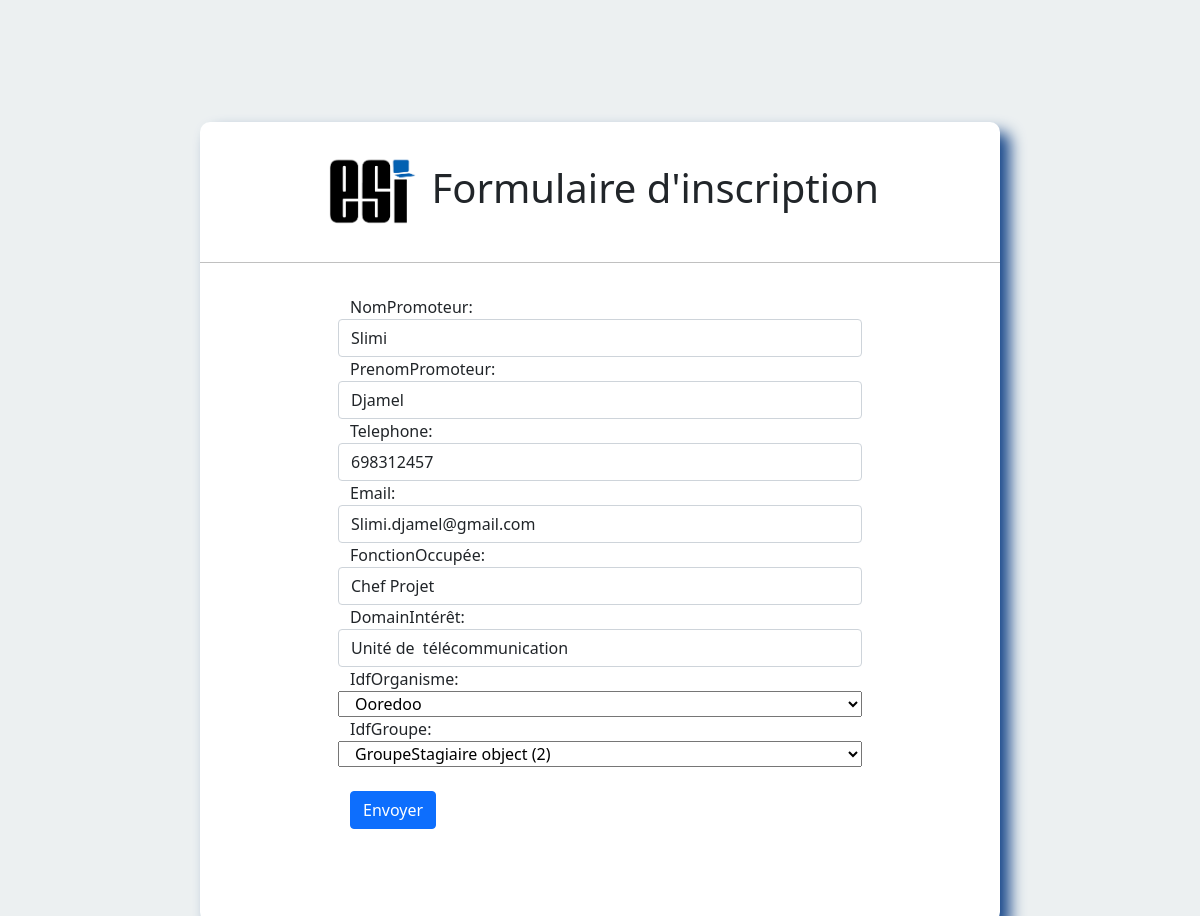
Page /ProMod/13/ on the committed database.
### satgesiV2/models.py (models this page shows, shortened)
class Promoteur(models.Model):
    NomPromoteur = models.CharField(max_length=50)
    PrenomPromoteur = models.CharField(max_length=50)
    telephone =models.PositiveIntegerField()
    email = models.EmailField()
    FonctionOccupée =models.CharField(max_length=50)
    domainIntérêt =models.CharField(max_length=50)
    idfOrganisme =  models.ForeignKey("OrganismeAcceuil",on_delete=models.SET_NULL,null=True,blank=True)
    idfGroupe =  models.ForeignKey("GroupeStagiaire",on_delete=models.SET_NULL,null=True,related_name='+',blank=True)

### satgesiV2/views.py (the view)
# urls.py: path('ProMod/<str:pk>/',modpr,name="modifP"),
def modpr (request, pk):
   pro = Promoteur.objects.get(id=pk)
   form = PromoteurForm(instance=pro)
   if request.method == "POST":
       form = PromoteurForm(data=request.POST,instance=pro)
       if form.is_valid():
           form.save()
           return redirect("accept")
   return render(request,'FivePage.html',{"formPromoteur":form})

### satgesiV2/formPromoteur.py
class PromoteurForm(ModelForm):
    class Meta:
        model = Promoteur
        fields = ('NomPromoteur','PrenomPromoteur','telephone','email','FonctionOccupée','domainIntérêt','idfOrganisme','idfGroupe')
        widgets={
            'NomPromoteur':forms.TextInput(attrs={'class':'form-control','placeholder':'NomPromoteur'}),
            'PrenomPromoteur':forms.TextInput(attrs={'class':'form-control','placeholder':'PrenomPromoteur'}),
            'telephone': forms.NumberInput(attrs={'class':'form-control','placeholder':'Telephone'}),
            'email':forms.EmailInput(attrs={'class':'form-control','placeholder':'email@example.com'}),
            'FonctionOccupée':forms.TextInput(attrs={'class':'form-control','placeholder':'Fonction'}),
            'domainIntérêt':forms.TextInput(attrs={'class':'form-control','placeholder':'Domaine'}),
            'idf_Organisme': forms.TextInput(attrs={'class':'form-control'}),
            'idf_Groupe':forms.TextInput(attrs={'class':'form-control'}),
          }
        labels={
              'idf_Organisme':'Identificateur de l\'Organisme',
               'idf_Groupe':'Identificateur du groupe',
          }

### satgesiV2/models.py (called while the page is built)
    def __str__(self):
     return self.nomOrganisme

### satgesiV2/templates/FivePage.html (shortened to what this page needs)
<!DOCTYPE html>
<html lang="en">
    <head>
      <link href="https://cdn.jsdelivr.net/npm/bootstrap@5.1.3/dist/css/bootstrap.min.css" rel="stylesheet">
        {% load static %}
        <link rel="stylesheet" href="{% static 'css/FivePage-GE.css' %}">
    </head>
<body>
    <div class="center">
         <h1><img src="/static/png/icon3.png" alt="logo du site " width= "100" >
            Formulaire d'inscription</h1>
         <br>
        <form method="POST">
           <div class="form-group row">
        {{formPromoteur}}
           <br>
          </div>
          <br>
          <button type="submit" class="btn btn-primary">Envoyer</button>
      </form>
</div>
</body>
</html>

### satgesiV2/static/css/FivePage-GE.css (style rules this page uses)
body { margin: 0; padding: 10px; background: #ecf0f1; height: 100vh; Overflow-y:scroll; }
.center { position: absolute; top: 57%; left: 50%; transform: translate(-50%, -50%); width: 800px; height: 100vh; background:white; border-radius: 10px; box-shadow: 10px 10px 15px rgb(26,73,139); }
.center h1 { text-align: center; padding: 20px 0; border-bottom: 1px solid silver; }
.center form { padding: 0px 150px; box-sizing: border-box; }

### rows in the picture
Promoteur: NomPromoteur "Slimi", PrenomPromoteur "Djamel", telephone "698312457", email "Slimi.djamel@gmail.com", FonctionOccupée "Chef Projet", domainIntérêt "Unité de télécommunication", idfOrganisme "Ooredoo", idfGroupe "GroupeStagiaire object (2)"
